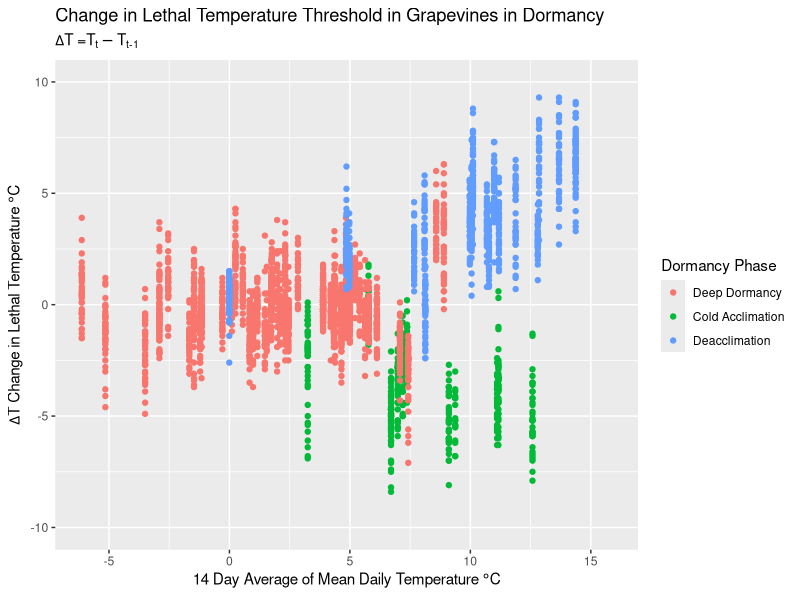

The R script that drew this image:
# February 11, 2022
# plotting the change in hardiness and compare it to
# mean temperature in different acclimation phases
library(ggplot2)
library(dplyr)

# setting wd to ./viz to adhere to analogue to ML wd
setwd("c:/users/adamf/onedrive/documents/code/hardiness/viz")

# load data
hardiness <- read.csv("../data/model_train.csv")

# changing datetime to be the correct type
hardiness$datetime <- as.Date(hardiness$datetime, format = "%Y-%m-%d")

# breaking data into three phases, Cold Acclimation (CA), Deep Dormancy (DD), Deacclimation (DA) 
# CA < December, December < DD < March, DA > Mar
data_CA <- hardiness[hardiness$days_since_aug_1 < 122, ] 
data_DD <- hardiness[(hardiness$days_since_aug_1 >= 122) & (hardiness$days_since_aug_1 < 214), ] 
data_DA <- hardiness[(hardiness$days_since_aug_1 >= 214), ] 

# assign factors to data_phase
data_CA$phase <- factor(rep("Cold Acclimation", nrow(data_CA)))
data_DD$phase <- factor(rep("Deep Dormancy", nrow(data_DD)))
data_DA$phase <- factor(rep("Deacclimation", nrow(data_DA)))

# combine data back together
data <- rbind(data_CA, data_DD, data_DA)

# change level of factors
data$phase <- factor(data$phase, levels = c("Deep Dormancy", "Cold Acclimation", "Deacclimation"))

# relationship between tmax and hardiness delta and color by phase
hardiness_delta_tmean <- ggplot(data, aes(tmax_avg_14, hardiness_delta)) + 
geom_point(aes(color = phase)) +
ylim(-10, 10) +
labs(title = "Change in Lethal Temperature Threshold in Grapevines in Dormancy", 
subtitle = expression(Delta * "T =" * "T"["t"] - "T"["t-1"]),
y = expression(Delta * "T Change in Lethal Temperature " * degree * "C"),
x = expression("14 Day Average of Mean Daily Temperature " * degree * "C"), 
color = "Dormancy Phase")

ggsave(paste0("hardiness_delta/", "hardiness_delta_tmean", ".png"))

hardiness_dd <- ggplot(data[data$variety == "Merlot", ], aes(days_since_aug_1, hardiness)) +
geom_point(aes(shape = factor(season), color = DD_14)) +
scale_shape_manual(values = 1:7) + 
scale_colour_binned(type = "viridis") +
ylim(-30, -10) +
labs(title = "Change in Lethal Temperature Threshold in Grapevines in Dormancy", 
subtitle = expression(Delta * "T =" * "T"["t"] - "T"["t-1"]),
y = expression(Delta * "T Change in Lethal Temperature " * degree * "C"),
x = expression("Days Since August 1st " * degree * "C"), 
color = "14 Day Chilling DD")

